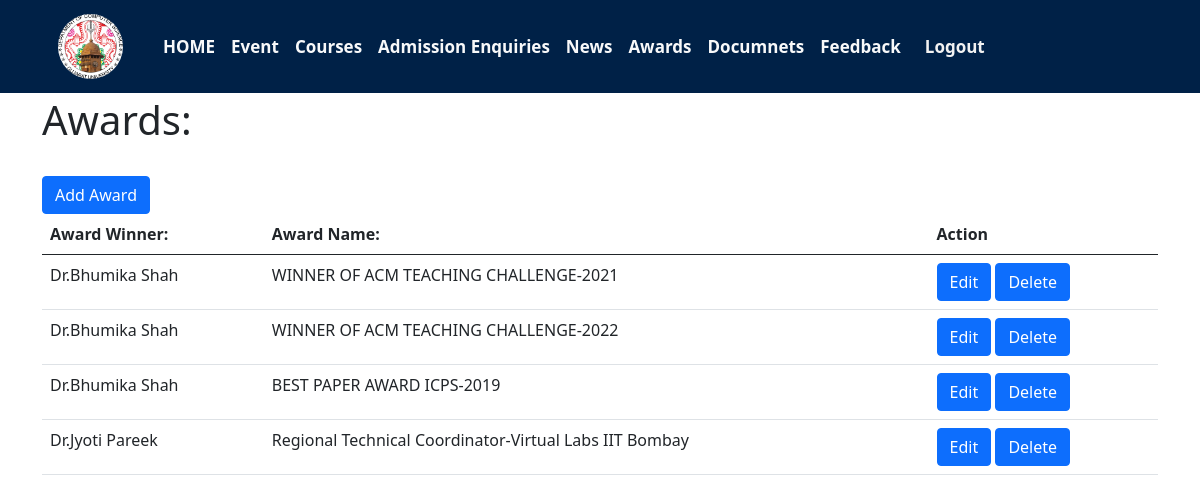
The page /Department/admin/awards.php (signed in) on the database its author committed.
### tables this page shows
CREATE TABLE `achievement` (
  `award_id` int(11) NOT NULL,
  `award_winner` varchar(255) NOT NULL,
  `award_name` varchar(255) DEFAULT NULL,
  `award_place` varchar(255) DEFAULT NULL,
  `award_time` date DEFAULT NULL
);

### Department/admin/awards.php (the view, shortened to what this page needs)
<!DOCTYPE html>
<html lang="en">
<head>
    <link rel="stylesheet" href="include/css/bootstrap.min.css">
<link rel="stylesheet" href="./include/css/style.css">
</head>
<body>
    <?php include './include/header.php';?>
    <div class="container mt-5 py-5">
        <h1>Awards:</h1>
        <br>
        <a href="add_award.php" class="btn btn-primary">Add Award</a>
        <br>
        <table class="table">
            <thead>
                <tr>
                    <th>Award Winner:</th>
                    <th>Award Name:</th>
                    <th>Action</th>
                </tr>
            </thead>
            <tbody>
                <?php
                $query = "SELECT `award_id`, `award_winner`,`award_name` FROM `achievement`";
                $result = $conn->query($query);
                if ($result->num_rows > 0) {
                    while ($row = $result->fetch_assoc()) {
                        $award_id = $row["award_id"];
                        $award_winner = $row["award_winner"];
                        $award_name = $row["award_name"];
                ?>
                        <tr>
                            <td><?php echo $award_winner; ?></td>
                            <td><?php echo $award_name; ?></td>
                            <td>
                                <a href="edit_award.php?award_id=<?php echo $award_id; ?>" class="edit-award-btn btn btn-primary">Edit</a>
                                <button id="delete-<?php echo $award_id; ?>" class="delete-award-btn btn btn-primary">Delete</button>
                            </td>
                        </tr>
                <?php
                    }
                } else {
                ?>
                    <h3>No awards found</h3>
                <?php
                }
                ?>
            </tbody>
        </table>
    </div>
</body>
</html>

### Department/admin/include/css/style.css (style rules this page uses)
.navbar a:after, a:before { transition: all .5s; }

### rows shown on the page
achievement: award_winner "Dr.Bhumika Shah", award_name "WINNER OF ACM TEACHING CHALLENGE-2021"
achievement: award_winner "Dr.Bhumika Shah", award_name "WINNER OF ACM TEACHING CHALLENGE-2022"
achievement: award_winner "Dr.Bhumika Shah", award_name "BEST PAPER AWARD ICPS-2019"
achievement: award_winner "Dr.Jyoti Pareek", award_name "Regional Technical Coordinator-Virtual Labs IIT Bombay"
